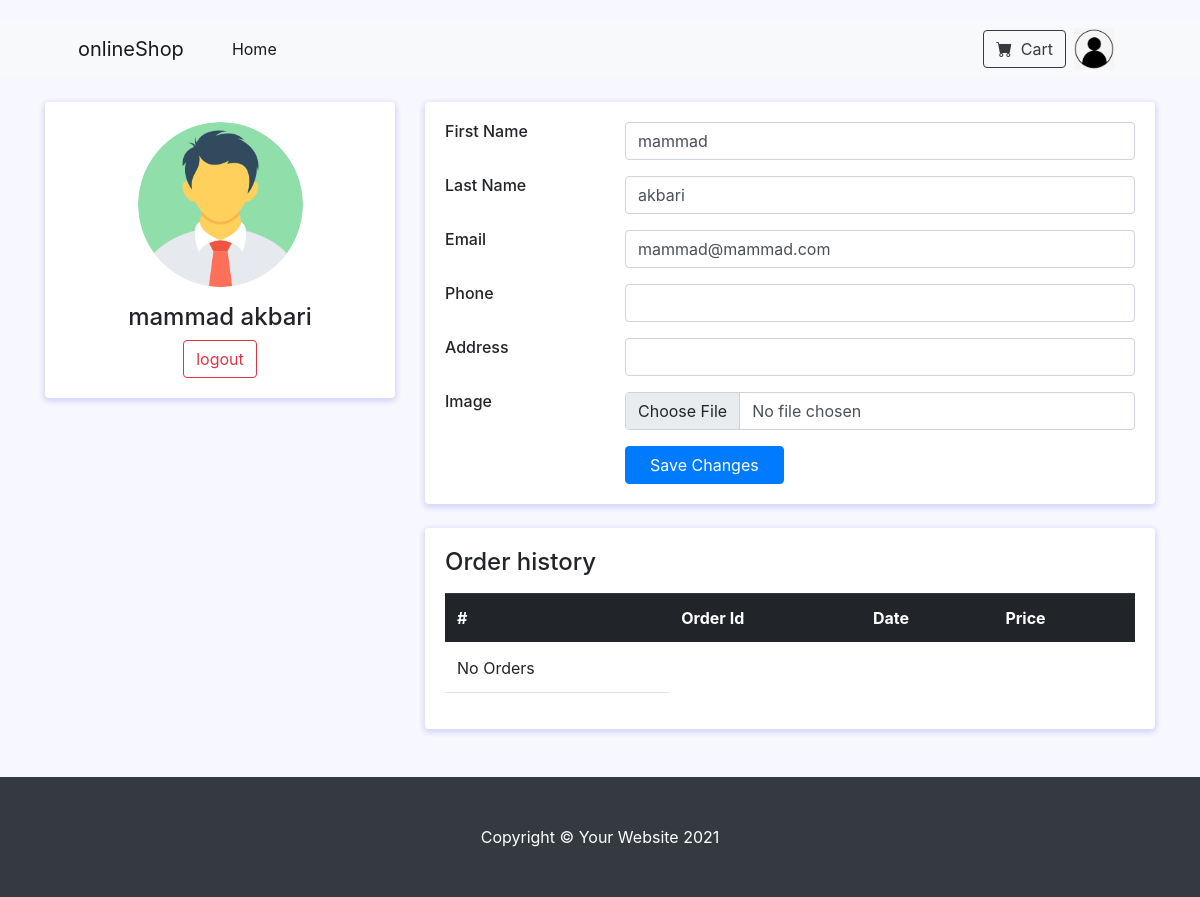
/account/ (signed in), run on the app's committed database.
### blog/models.py (models this page shows, shortened)
class Customer(models.Model):
    user = models.OneToOneField(User, on_delete=models.CASCADE, null=True, blank=True)
    image = models.ImageField(upload_to='media/', blank=True, default='man.png')
    email = models.EmailField(max_length=200, null=True)
    first_name = models.CharField(max_length=200, null=True, blank=True)
    last_name = models.CharField(max_length=200, null=True, blank=True)
    phone = models.CharField(max_length=15, blank=True, null=True)
    address = models.CharField(max_length=500, blank=True, null=True)
    ip_address = models.OneToOneField(IPAddress, on_delete=models.SET_NULL, blank=True, null=True)

### blog/views.py (the view)
# urls.py: path('account/', views.accountPage, name='account'),
@login_required
def accountPage(request):
    customer = request.user.customer
    order_history = Order.objects.filter(customer=customer, coplete=True)
    if request.method == "POST":
        accForm = AccountForm(data=request.POST)
        if accForm.is_valid():
            accForm = AccountForm(data=request.POST)
            if accForm.is_valid():
                cd = accForm.cleaned_data
                customer.first_name = cd['first_name']
                customer.last_name = cd['last_name']
                customer.email = cd['email']
                customer.phone = cd['phone']
                customer.address = cd['address']
                image = request.FILES.get('image')
                if image:
                    customer.image = image
                customer.save()
                return redirect('blog:account')
    else:
        accForm = AccountForm()
    context = {
        'customer': customer,
        'accForm': accForm,
        'order_history': order_history,
    }
    return render(request, 'blog/account/account.html', context)

### blog/forms.py
class AccountForm(forms.Form):
    first_name = forms.CharField(max_length=100, required=False)
    last_name = forms.CharField(max_length=100, required=False)
    email = forms.EmailField(max_length=100, required=False)
    phone = forms.CharField(max_length=12, required=False)
    address = forms.CharField(max_length=500, required=False)
    image = forms.FileField(required=False)

### blog/templatetags/blog_tags.py (called while the page is built)
@register.simple_tag
def define(val=None):
  return val

### blog/templates/blog/account/account.html (shortened to what this page needs)
{% extends 'blog/parents/base.html' %}
{% load blog_tags %}
{% load static %}
{% block head %}
    <link rel="stylesheet" href="https://maxcdn.bootstrapcdn.com/bootstrap/4.0.0/css/bootstrap.min.css">
{% endblock %}
{% block content %}
    <div class="container my-4">
        <div class="main-body">
            <div class="row">
                <div class="col-lg-4">
                    <div class="card">
                        <div class="card-body">
                            <div class="d-flex flex-column align-items-center text-center">
                                <div class="profile-pic">
                                    <img src="{{ customer.image.url }}"
                                         id="output" width="200" class="profile-img"/>
                                </div>
                                <div class="mt-3">
                                    <h4>{% if customer.first_name %}{{ customer.first_name }}{% endif %}
                                        {% if customer.last_name %}{{ customer.last_name }}{% endif %}
                                            </h4>
                                    <a href="{% url 'blog:logout' %}">
                                        <button class="btn btn-outline-danger">logout</button>
                                    </a>
                                </div>
                            </div>
                        </div>
                    </div>
                </div>
                <div class="col-lg-8">
                    <div class="card">
                        <form method="post" enctype="multipart/form-data">
                            <div class="card-body">
                                <div class="row mb-3">
                                    <div class="col-sm-3">
                                        <h6 class="mb-0">First Name</h6>
                                    </div>
                                    <div class="col-sm-9 text-secondary">
                                        <input type="text" class="form-control"
                                               value="{% if customer.first_name %}{{ customer.first_name }}{% endif %}"
                                               name="first_name">
                                    </div>
                                </div>
                                <div class="row mb-3">
                                    <div class="col-sm-3">
                                        <h6 class="mb-0">Last Name</h6>
                                    </div>
                                    <div class="col-sm-9 text-secondary">
                                        <input type="text" class="form-control"
                                               value="{% if customer.last_name %}{{ customer.last_name }}{% endif %}"
                                               name="last_name">
                                    </div>
                                </div>
                                <div class="row mb-3">
                                    <div class="col-sm-3">
                                        <h6 class="mb-0">Email</h6>
                                    </div>
                                    <div class="col-sm-9 text-secondary">
                                        <input type="email" class="form-control"
                                               value="{% if customer.email %}{{ customer.email }}{% endif %}"
                                               name="email">
                                    </div>
                                </div>
                                <div class="row mb-3">
                                    <div class="col-sm-3">
                                        <h6 class="mb-0">Phone</h6>
                                    </div>
                                    <div class="col-sm-9 text-secondary">
                                        <input type="number" class="form-control"
                                               value="{% if customer.phone %}{{ customer.phone }}{% endif %}"
                                               name="phone">
                                    </div>
                                </div>
                                <div class="row mb-3">
                                    <div class="col-sm-3">
                                        <h6 class="mb-0">Address</h6>
                                    </div>
                                    <div class="col-sm-9 text-secondary">
                                        <input type="text" class="form-control"
                                               value="{% if customer.address %}{{ customer.address }}{% endif %}"
                                               name="address">
                                    </div>
                                </div>
                                <div class="row mb-3">
                                    <div class="col-sm-3">
                                        <h6 class="mb-0">Image</h6>
                                    </div>
                                    <div class="col-sm-9 text-secondary">
                                        <input type="file" class="form-control" name="image">
                                    </div>
                                </div>
                                <div class="row">
                                    <div class="col-sm-3"></div>
                                    <div class="col-sm-9 text-secondary">
                                        <input type="submit" class="btn btn-primary px-4" value="Save Changes"
                                               name="submit">
                                    </div>
                                </div>
                            </div>
                        </form>
                    </div>
                    <div class="row">
                        <div class="col-sm-12">
                            <div class="card">
                                <div class="card-body">
                                <h4>Order history</h4>
                                    <table class="table my-3">
                                        <thead class="thead-dark">
                                        <tr>
                                            <th scope="col">#</th>
                                            <th scope="col">Order Id</th>
                                            <th scope="col">Date</th>
                                            <th scope="col">Price</th>
                                        </tr>
                                        </thead>
                                        <tbody>
                                        {% define 0 as counter %}
                                        {% for order in order_history %}
                                        <tr>
                                            <th scope="row">{% define counter|add:1 as counter %}{{ counter }}</th>
                                            <td>{{ order.transaction_id }}</td>
                                            <td>{{ order.date_orderd }}</td>
                                            <td>${{ order.get_total_price|floatformat }}</td>
                                        </tr>
                                            {% empty %}
                                            <td>No Orders</td>
                                        {% endfor %}
                                        </tbody>
                                    </table>
                                </div>
                            </div>
                        </div>
                    </div>
                </div>
            </div>
        </div>
    </div>
{% endblock %}

### blog/templates/blog/parents/base.html (shortened to what this page needs)
{% load static %}
<!DOCTYPE html>
<html lang="en">
<head>
    {% include 'blog/partials/head.html' %}
    {% block head %}{% endblock %}
</head>
<body>
{% include 'blog/partials/navbar.html' %}
{% block content %}{% endblock %}
{% include 'blog/partials/footer.html' %}
</body>
</html>

### blog/templates/blog/partials/head.html (shortened to what this page needs)
{% load static %}
<link href="https://cdn.jsdelivr.net/npm/bootstrap-icons@1.5.0/font/bootstrap-icons.css" rel="stylesheet"/>
<link href="{% static 'css/styles.css' %}" rel="stylesheet"/>
<link rel="stylesheet" href="{% static 'star-ratings/css/star-ratings.css' %}">

### blog/templates/blog/partials/navbar.html (shortened to what this page needs)
{% load static %}
<nav class="navbar navbar-expand-lg navbar-light bg-light">
    <div class="container px-4 px-lg-5">
        <a class="navbar-brand" href="{% url 'blog:home' %}">onlineShop</a>
        <div class="collapse navbar-collapse" id="navbarSupportedContent">
            <ul class="navbar-nav me-auto mb-2 mb-lg-0 ms-lg-4">
                <li class="nav-item"><a class="nav-link active" aria-current="page"
                                        href="{% url 'blog:home' %}">Home</a></li>
            </ul>
            <a href="{% url 'blog:cart' %}">
                <button class="btn btn-outline-dark" type="submit">
                    <i class="bi-cart-fill me-1"></i>
                    Cart
                </button>
            </a>
            <a class="mx-2" href="{% url 'blog:account' %}">
                <img src="{% static 'images/avatar.png' %}" style="width: 40px">
            </a>
        </div>
    </div>
</nav>

### blog/templates/blog/partials/footer.html
<footer class="py-5 bg-dark">
    <div class="container">
        <p class="m-0 text-center text-white">Copyright &copy; Your Website 2021</p>
    </div>
</footer>

### blog/templates/blog/account/account.html (style rules this page uses)
body { background: #f7f7ff; margin-top: 20px; }
.card { position: relative; display: flex; flex-direction: column; min-width: 0; word-wrap: break-word; background-color: #fff; background-clip: border-box; border: 0 solid transparent; border-radius: .25rem; margin-bottom: 1.5rem; box-shadow: 0 2px 6px 0 rgb(218 218 253), 0 2px 6px 0 rgb(206 206 238); }
.profile-img { object-fit: cover; width: 165px; height: 165px; box-shadow: 0 0 10px 0 rgba(255, 255, 255, 0.35); border-radius: 100px; z-index: 0; }

### data on the page
Customer: image (picture), first_name "mammad", last_name "akbari", email "mammad@mammad.com"
